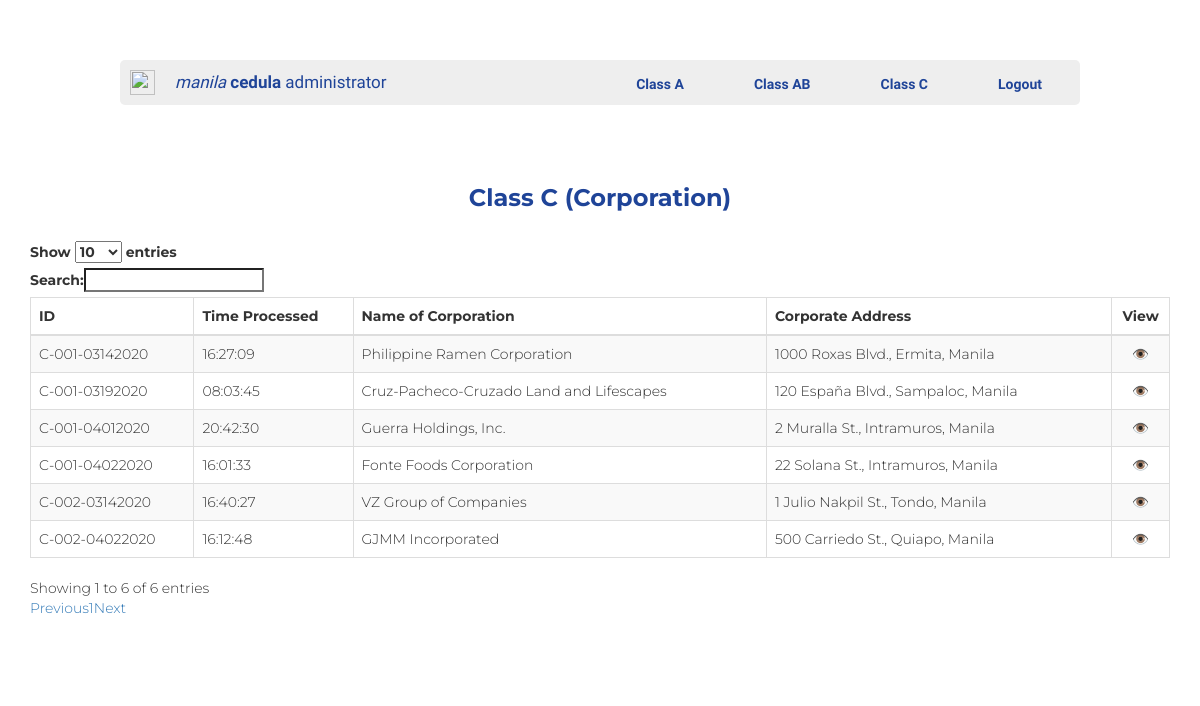
/admin_class_c.php (signed in), run on the app's committed database.
### tables this page shows
CREATE TABLE `classc` (
  `ID` int(11) NOT NULL,
  `queueNo` varchar(14) NOT NULL,
  `dateProcessed` date NOT NULL,
  `timeProcessed` time NOT NULL,
  `firstName` varchar(50) NOT NULL,
  `middle` varchar(5) NOT NULL,
  `lastName` varchar(30) NOT NULL,
  `corporation` varchar(100) NOT NULL,
  `addressOfCorporation` varchar(100) NOT NULL,
  `dateOfRegistration` date NOT NULL,
  `placeOfRegistration` varchar(100) NOT NULL,
  `natureOfBusiness` varchar(50) NOT NULL,
  `nbspTIN` bigint(20) NOT NULL,
  `assessedRealProperty` double NOT NULL,
  `grossEarnings` double NOT NULL,
  `communityTax` double NOT NULL
);

### admin_class_c_table.php (the view, shortened to what this page needs)
<thead>
     <tr>
          <td><b>ID</b></td>
          <td><b>Time Processed</b></td>
          <td><b>Name of Corporation</b></td>
          <td><b>Corporate Address</b></td>
          <td align="center"><b>View</b></td>
     </tr>
</thead>
<?php
     $con = mysqli_connect('localhost', 'root', '');
     mysqli_select_db($con, 'cedula');
     $query = "SELECT * FROM classc";
     mysqli_query($con, $query);
     $sortTable="SELECT * FROM classc ORDER BY id DESC";
     $sortedTable = mysqli_query($con, $sortTable);
     while($row = mysqli_fetch_array($sortedTable))
     {
     echo '
     <tr>
          <td>'.$row["queueNo"].'</td>
          <td>'.$row["timeProcessed"].'</td>
          <td>'.$row["corporation"].'</td>
          <td>'.$row["addressOfCorporation"].'</td>
          <td align="center"><a href="">👁️</a></td>
     </tr>
     ';
     }
?>

### style.css (style rules this page uses)
* { margin: 0; padding: 0; }
html { background-color: #1f4498; color: white; font-family: 'Muli'; font-weight: 300; font-size: 20px; text-rendering: optimizeLegibility; }

### data on the page
classc: queueNo "C-002-04022020", timeProcessed "16:12:48", corporation "GJMM Incorporated", addressOfCorporation "500 Carriedo St., Quiapo, Manila"
classc: queueNo "C-001-04022020", timeProcessed "16:01:33", corporation "Fonte Foods Corporation", addressOfCorporation "22 Solana St., Intramuros, Manila"
classc: queueNo "C-001-04012020", timeProcessed "20:42:30", corporation "Guerra Holdings, Inc.", addressOfCorporation "2 Muralla St., Intramuros, Manila"
classc: queueNo "C-001-03192020", timeProcessed "08:03:45", corporation "Cruz-Pacheco-Cruzado Land and Lifescapes", addressOfCorporation "120 España Blvd., Sampaloc, Manila"
classc: queueNo "C-002-03142020", timeProcessed "16:40:27", corporation "VZ Group of Companies", addressOfCorporation "1 Julio Nakpil St., Tondo, Manila"
classc: queueNo "C-001-03142020", timeProcessed "16:27:09", corporation "Philippine Ramen Corporation", addressOfCorporation "1000 Roxas Blvd., Ermita, Manila"
